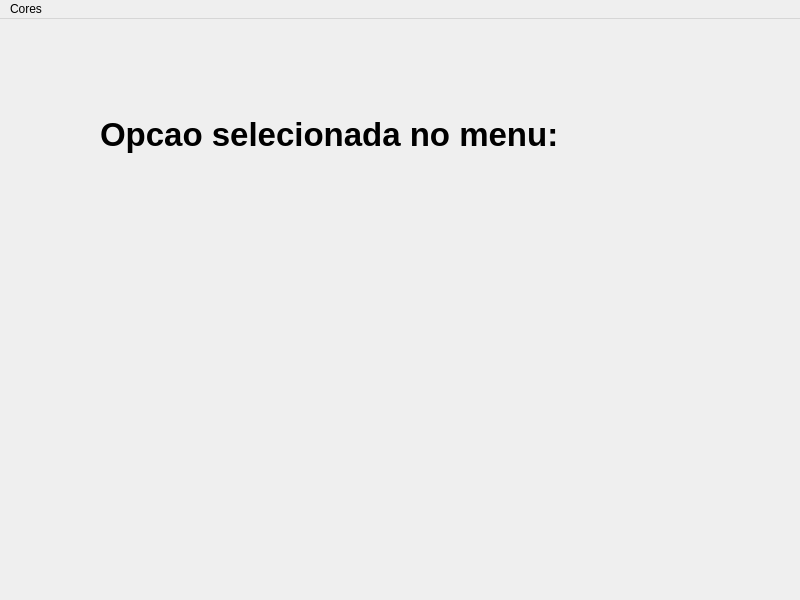
<?xml version="1.0" encoding="UTF-8"?>
<ui version="4.0">
 <class>MainWindow</class>
 <widget class="QMainWindow" name="MainWindow">
  <property name="geometry">
   <rect>
    <x>0</x>
    <y>0</y>
    <width>800</width>
    <height>600</height>
   </rect>
  </property>
  <property name="windowTitle">
   <string>MainWindow</string>
  </property>
  <widget class="QWidget" name="centralwidget">
   <widget class="QLabel" name="label">
    <property name="geometry">
     <rect>
      <x>100</x>
      <y>30</y>
      <width>591</width>
      <height>171</height>
     </rect>
    </property>
    <property name="font">
     <font>
      <pointsize>25</pointsize>
      <weight>75</weight>
      <bold>true</bold>
     </font>
    </property>
    <property name="text">
     <string>Opcao selecionada no menu:</string>
    </property>
   </widget>
   <widget class="QLabel" name="label_2">
    <property name="geometry">
     <rect>
      <x>100</x>
      <y>230</y>
      <width>591</width>
      <height>171</height>
     </rect>
    </property>
    <property name="font">
     <font>
      <pointsize>25</pointsize>
      <weight>75</weight>
      <bold>true</bold>
     </font>
    </property>
    <property name="text">
     <string/>
    </property>
   </widget>
  </widget>
  <widget class="QMenuBar" name="menubar">
   <property name="geometry">
    <rect>
     <x>0</x>
     <y>0</y>
     <width>800</width>
     <height>22</height>
    </rect>
   </property>
   <widget class="QMenu" name="menuCores">
    <property name="title">
     <string>Cores</string>
    </property>
    <addaction name="actionVerde"/>
    <addaction name="actionVermelho"/>
    <addaction name="actionAzul"/>
   </widget>
   <addaction name="menuCores"/>
  </widget>
  <action name="actionVerde">
   <property name="text">
    <string>Verde</string>
   </property>
  </action>
  <action name="actionVermelho">
   <property name="text">
    <string>Vermelho</string>
   </property>
  </action>
  <action name="actionAzul">
   <property name="text">
    <string>Azul</string>
   </property>
  </action>
 </widget>
 <resources/>
 <connections/>
</ui>
